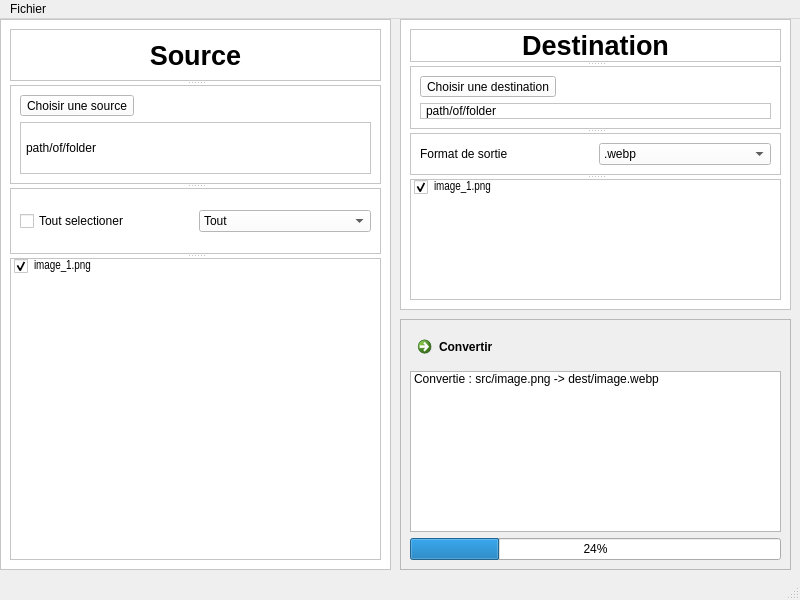
<?xml version="1.0" encoding="UTF-8"?>
<ui version="4.0">
 <class>MainWindow</class>
 <widget class="QMainWindow" name="MainWindow">
  <property name="geometry">
   <rect>
    <x>0</x>
    <y>0</y>
    <width>800</width>
    <height>600</height>
   </rect>
  </property>
  <property name="windowTitle">
   <string>MainWindow</string>
  </property>
  <widget class="QWidget" name="centralwidget">
   <widget class="QFrame" name="frame_3">
    <property name="geometry">
     <rect>
      <x>0</x>
      <y>0</y>
      <width>391</width>
      <height>551</height>
     </rect>
    </property>
    <property name="styleSheet">
     <string notr="true">background-color: rgb(255, 255, 255);</string>
    </property>
    <property name="frameShape">
     <enum>QFrame::StyledPanel</enum>
    </property>
    <property name="frameShadow">
     <enum>QFrame::Raised</enum>
    </property>
    <layout class="QVBoxLayout" name="verticalLayout">
     <item>
      <widget class="QSplitter" name="splitter">
       <property name="orientation">
        <enum>Qt::Vertical</enum>
       </property>
       <widget class="QLabel" name="label_4">
        <property name="font">
         <font>
          <family>Liberation Sans</family>
          <pointsize>20</pointsize>
          <weight>75</weight>
          <bold>true</bold>
          <underline>false</underline>
         </font>
        </property>
        <property name="frameShape">
         <enum>QFrame::StyledPanel</enum>
        </property>
        <property name="frameShadow">
         <enum>QFrame::Plain</enum>
        </property>
        <property name="text">
         <string>Source</string>
        </property>
        <property name="alignment">
         <set>Qt::AlignCenter</set>
        </property>
        <property name="margin">
         <number>0</number>
        </property>
       </widget>
       <widget class="QFrame" name="frame_5">
        <property name="frameShape">
         <enum>QFrame::StyledPanel</enum>
        </property>
        <property name="frameShadow">
         <enum>QFrame::Raised</enum>
        </property>
        <layout class="QVBoxLayout" name="verticalLayout_2">
         <item>
          <widget class="QToolButton" name="toolButton_2">
           <property name="text">
            <string>Choisir une source</string>
           </property>
          </widget>
         </item>
         <item>
          <widget class="QLabel" name="label_3">
           <property name="frameShape">
            <enum>QFrame::StyledPanel</enum>
           </property>
           <property name="text">
            <string>path/of/folder</string>
           </property>
           <property name="margin">
            <number>5</number>
           </property>
           <property name="indent">
            <number>5</number>
           </property>
          </widget>
         </item>
        </layout>
       </widget>
       <widget class="QFrame" name="frame_4">
        <property name="frameShape">
         <enum>QFrame::StyledPanel</enum>
        </property>
        <property name="frameShadow">
         <enum>QFrame::Raised</enum>
        </property>
        <layout class="QHBoxLayout" name="horizontalLayout_2">
         <item>
          <widget class="QCheckBox" name="checkBox_2">
           <property name="text">
            <string>Tout selectioner</string>
           </property>
          </widget>
         </item>
         <item>
          <widget class="QComboBox" name="comboBox_2">
           <item>
            <property name="text">
             <string>Tout</string>
            </property>
           </item>
           <item>
            <property name="text">
             <string>.png</string>
            </property>
           </item>
          </widget>
         </item>
        </layout>
       </widget>
       <widget class="QListWidget" name="listWidget_3">
        <item>
         <property name="text">
          <string>image_1.png</string>
         </property>
         <property name="font">
          <font>
           <family>Liberation Sans Narrow</family>
          </font>
         </property>
         <property name="checkState">
          <enum>Checked</enum>
         </property>
        </item>
       </widget>
      </widget>
     </item>
    </layout>
   </widget>
   <widget class="QFrame" name="frame_6">
    <property name="geometry">
     <rect>
      <x>400</x>
      <y>0</y>
      <width>391</width>
      <height>291</height>
     </rect>
    </property>
    <property name="styleSheet">
     <string notr="true">background-color: rgb(255, 255, 255);</string>
    </property>
    <property name="frameShape">
     <enum>QFrame::StyledPanel</enum>
    </property>
    <property name="frameShadow">
     <enum>QFrame::Raised</enum>
    </property>
    <layout class="QHBoxLayout" name="horizontalLayout">
     <item>
      <widget class="QSplitter" name="splitter_2">
       <property name="orientation">
        <enum>Qt::Vertical</enum>
       </property>
       <widget class="QLabel" name="label_5">
        <property name="font">
         <font>
          <family>Liberation Sans</family>
          <pointsize>20</pointsize>
          <weight>75</weight>
          <bold>true</bold>
          <underline>false</underline>
         </font>
        </property>
        <property name="frameShape">
         <enum>QFrame::StyledPanel</enum>
        </property>
        <property name="frameShadow">
         <enum>QFrame::Plain</enum>
        </property>
        <property name="text">
         <string>Destination</string>
        </property>
        <property name="alignment">
         <set>Qt::AlignCenter</set>
        </property>
        <property name="margin">
         <number>0</number>
        </property>
       </widget>
       <widget class="QFrame" name="frame_7">
        <property name="frameShape">
         <enum>QFrame::StyledPanel</enum>
        </property>
        <property name="frameShadow">
         <enum>QFrame::Raised</enum>
        </property>
        <layout class="QVBoxLayout" name="verticalLayout_4">
         <item>
          <widget class="QToolButton" name="toolButton_3">
           <property name="text">
            <string>Choisir une destination</string>
           </property>
          </widget>
         </item>
         <item>
          <widget class="QLabel" name="label_6">
           <property name="frameShape">
            <enum>QFrame::StyledPanel</enum>
           </property>
           <property name="text">
            <string>path/of/folder</string>
           </property>
           <property name="margin">
            <number>5</number>
           </property>
           <property name="indent">
            <number>5</number>
           </property>
          </widget>
         </item>
        </layout>
       </widget>
       <widget class="QFrame" name="frame_8">
        <property name="frameShape">
         <enum>QFrame::StyledPanel</enum>
        </property>
        <property name="frameShadow">
         <enum>QFrame::Raised</enum>
        </property>
        <layout class="QHBoxLayout" name="horizontalLayout_3">
         <item>
          <widget class="QLabel" name="label">
           <property name="text">
            <string>Format de sortie</string>
           </property>
          </widget>
         </item>
         <item>
          <widget class="QComboBox" name="comboBox_3">
           <item>
            <property name="text">
             <string>.webp</string>
            </property>
           </item>
          </widget>
         </item>
        </layout>
       </widget>
       <widget class="QListWidget" name="listWidget_4">
        <item>
         <property name="text">
          <string>image_1.png</string>
         </property>
         <property name="font">
          <font>
           <family>Liberation Sans Narrow</family>
          </font>
         </property>
         <property name="checkState">
          <enum>Checked</enum>
         </property>
        </item>
       </widget>
      </widget>
     </item>
    </layout>
   </widget>
   <widget class="QFrame" name="frame">
    <property name="geometry">
     <rect>
      <x>400</x>
      <y>300</y>
      <width>391</width>
      <height>251</height>
     </rect>
    </property>
    <property name="frameShape">
     <enum>QFrame::StyledPanel</enum>
    </property>
    <property name="frameShadow">
     <enum>QFrame::Raised</enum>
    </property>
    <layout class="QVBoxLayout" name="verticalLayout_3">
     <item>
      <widget class="QCommandLinkButton" name="commandLinkButton">
       <property name="autoFillBackground">
        <bool>false</bool>
       </property>
       <property name="styleSheet">
        <string notr="true">background-color: rgb(28, 113, 216);</string>
       </property>
       <property name="text">
        <string>Convertir</string>
       </property>
       <property name="autoDefault">
        <bool>false</bool>
       </property>
       <property name="default">
        <bool>false</bool>
       </property>
      </widget>
     </item>
     <item>
      <widget class="QListWidget" name="listWidget">
       <item>
        <property name="text">
         <string>Convertie : src/image.png -&gt; dest/image.webp</string>
        </property>
       </item>
      </widget>
     </item>
     <item>
      <widget class="QProgressBar" name="progressBar">
       <property name="value">
        <number>24</number>
       </property>
      </widget>
     </item>
    </layout>
   </widget>
  </widget>
  <widget class="QMenuBar" name="menubar">
   <property name="geometry">
    <rect>
     <x>0</x>
     <y>0</y>
     <width>800</width>
     <height>24</height>
    </rect>
   </property>
   <widget class="QMenu" name="menuImages_converter">
    <property name="title">
     <string>Fichier</string>
    </property>
    <addaction name="actionOpen_folder"/>
    <addaction name="actionOpen_file"/>
   </widget>
   <addaction name="menuImages_converter"/>
  </widget>
  <widget class="QStatusBar" name="statusbar"/>
  <action name="actionOpen_folder">
   <property name="text">
    <string>Ouvrier un dossier</string>
   </property>
  </action>
  <action name="actionOpen_file">
   <property name="text">
    <string>Ouvrir un fichier</string>
   </property>
  </action>
 </widget>
 <resources/>
 <connections/>
</ui>
